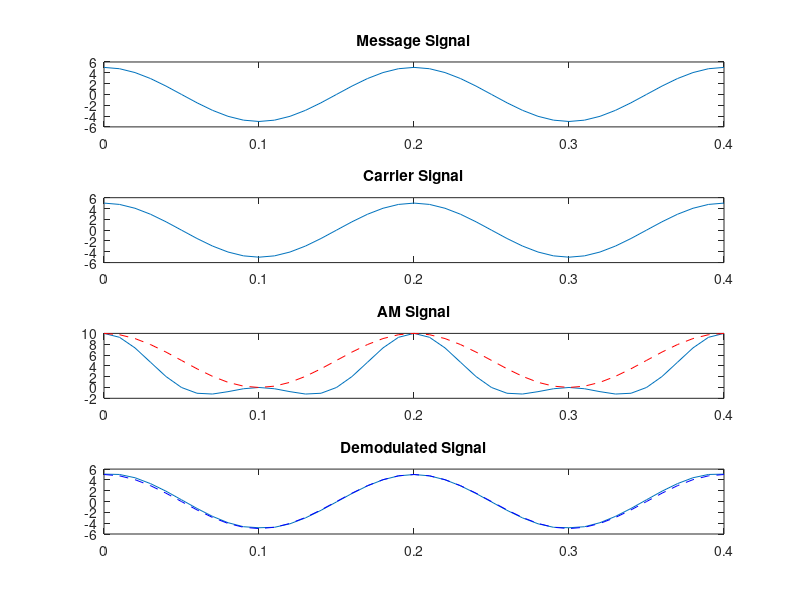

Source code (MATLAB):

clc; clear; close all;

Am = input('Message amplitude: ');
Ac = input('Carrier amplitude: ');
fm = input('Message frequency: ');
fc = input('Carrier frequency: ');

mu = Am/Ac;
fs = 20*fc;
t = 0:1/fs:2/fm;

m = Am*cos(2*pi*fm*t);
c = Ac*cos(2*pi*fc*t);
s = (Ac+m).*cos(2*pi*fc*t);

y = abs(hilbert(s))-Ac;

subplot(4,1,1); plot(t,m); title('Message Signal');
subplot(4,1,2); plot(t,c); title('Carrier Signal');
subplot(4,1,3); plot(t,s); hold on; plot(t,Ac+m,'r--'); title('AM Signal');
subplot(4,1,4); plot(t,y); hold on; plot(t,m,'b--'); title('Demodulated Signal');

disp(['Modulation Index = ',num2str(mu)]);
